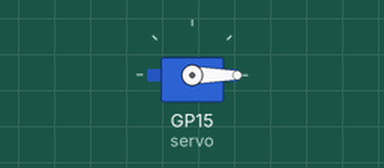
A program run on a simulated Raspberry Pi Pico running MicroPython. On the bench: servo. Servo angles are drawn from the pulse width (0.5 ms = 0°, 2.5 ms = 180°).

Above: at 0.05 s.
At 0.8 s:
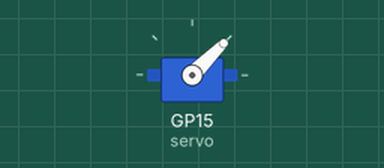
At 1.55 s:
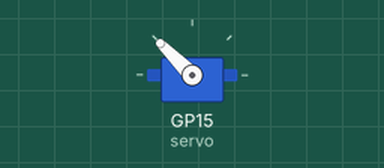
At 3.0 s:
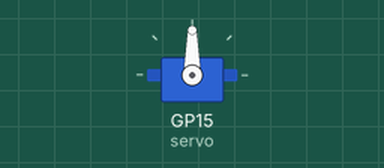
Timing chart, 0 to 6.9 s (numbered marks = the images above):
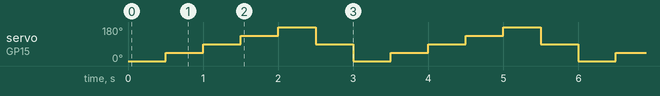

The program:

example.py
```python
# MicroPython example for a Raspberry Pi Pico that sets 50 Hz PWM on GP15, converts angles to 0.5–2.5 ms pulses, and steps through positions.
#
# Buy this module: https://shillehtek.com/products/mg995-metal-gear-servo-motor-12kg-high-torque-180-degree-diy
# Full manual: https://shillehtek.com/blogs/shillehtek-product-manuals/mg995-metal-gear-servo-motor-12kg-high-torque-180-degree-diy-manual
# More examples: https://github.com/shillehbean/shillehtek-examples
#

# MG995 on Raspberry Pi Pico (MicroPython)
# Signal -> GP15, V+ -> external 5-6V supply, GND common with Pico GND

from machine import Pin, PWM
import time

servo = PWM(Pin(15))
servo.freq(50)        # 50 Hz hobby servo

def angle(deg):
    # 0.5 ms = 0 deg, 2.5 ms = 180 deg, period = 20 ms
    pulse_us = 500 + (deg * 2000 // 180)
    duty = int(pulse_us * 65535 / 20000)
    servo.duty_u16(duty)

while True:
    for a in (0, 45, 90, 135, 180, 90):
        angle(a)
        time.sleep(0.5)
```

Measured:
- by itself, servo on GP15 (servo): repeats every 3.0 s: 90° 0.50 s, 135° 0.50 s, 180° 0.50 s, 90° 0.50 s, 0° 0.50 s, 45° 0.50 s
